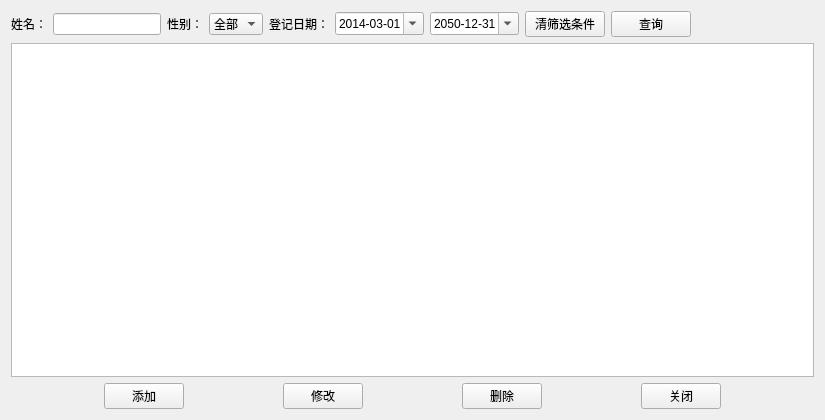
<?xml version="1.0" encoding="UTF-8"?>
<ui version="4.0">
 <class>ElderBaseInfo</class>
 <widget class="QWidget" name="ElderBaseInfo">
  <property name="geometry">
   <rect>
    <x>0</x>
    <y>0</y>
    <width>825</width>
    <height>420</height>
   </rect>
  </property>
  <property name="windowTitle">
   <string>Form</string>
  </property>
  <layout class="QGridLayout" name="gridLayout">
   <item row="0" column="0">
    <layout class="QHBoxLayout" name="horizontalLayout">
     <item>
      <widget class="QLabel" name="label">
       <property name="text">
        <string>姓名：</string>
       </property>
      </widget>
     </item>
     <item>
      <widget class="QLineEdit" name="lineEdit_elder">
       <property name="enabled">
        <bool>true</bool>
       </property>
       <property name="sizePolicy">
        <sizepolicy hsizetype="Fixed" vsizetype="Fixed">
         <horstretch>0</horstretch>
         <verstretch>0</verstretch>
        </sizepolicy>
       </property>
      </widget>
     </item>
     <item>
      <widget class="QLabel" name="label_2">
       <property name="text">
        <string>性别：</string>
       </property>
      </widget>
     </item>
     <item>
      <widget class="QComboBox" name="comboBox_gender">
       <item>
        <property name="text">
         <string>全部</string>
        </property>
       </item>
       <item>
        <property name="text">
         <string>男</string>
        </property>
       </item>
       <item>
        <property name="text">
         <string>女</string>
        </property>
       </item>
      </widget>
     </item>
     <item>
      <widget class="QLabel" name="label_3">
       <property name="text">
        <string>登记日期：</string>
       </property>
      </widget>
     </item>
     <item>
      <widget class="QDateEdit" name="dateEdit_start">
       <property name="dateTime">
        <datetime>
         <hour>0</hour>
         <minute>0</minute>
         <second>0</second>
         <year>2014</year>
         <month>3</month>
         <day>1</day>
        </datetime>
       </property>
       <property name="maximumDateTime">
        <datetime>
         <hour>23</hour>
         <minute>59</minute>
         <second>59</second>
         <year>2050</year>
         <month>12</month>
         <day>31</day>
        </datetime>
       </property>
       <property name="minimumDateTime">
        <datetime>
         <hour>0</hour>
         <minute>0</minute>
         <second>0</second>
         <year>2014</year>
         <month>3</month>
         <day>1</day>
        </datetime>
       </property>
       <property name="displayFormat">
        <string>yyyy-MM-dd</string>
       </property>
       <property name="calendarPopup">
        <bool>true</bool>
       </property>
      </widget>
     </item>
     <item>
      <widget class="QDateEdit" name="dateEdit_end">
       <property name="dateTime">
        <datetime>
         <hour>0</hour>
         <minute>0</minute>
         <second>0</second>
         <year>2050</year>
         <month>12</month>
         <day>31</day>
        </datetime>
       </property>
       <property name="maximumDateTime">
        <datetime>
         <hour>23</hour>
         <minute>59</minute>
         <second>59</second>
         <year>2050</year>
         <month>12</month>
         <day>31</day>
        </datetime>
       </property>
       <property name="minimumDateTime">
        <datetime>
         <hour>0</hour>
         <minute>0</minute>
         <second>0</second>
         <year>2014</year>
         <month>3</month>
         <day>1</day>
        </datetime>
       </property>
       <property name="displayFormat">
        <string>yyyy-MM-dd</string>
       </property>
       <property name="calendarPopup">
        <bool>true</bool>
       </property>
      </widget>
     </item>
     <item>
      <widget class="QPushButton" name="btn_clear">
       <property name="text">
        <string>清筛选条件</string>
       </property>
      </widget>
     </item>
     <item>
      <widget class="QPushButton" name="btn_search">
       <property name="text">
        <string>查询</string>
       </property>
      </widget>
     </item>
     <item>
      <spacer name="horizontalSpacer">
       <property name="orientation">
        <enum>Qt::Horizontal</enum>
       </property>
       <property name="sizeHint" stdset="0">
        <size>
         <width>40</width>
         <height>20</height>
        </size>
       </property>
      </spacer>
     </item>
    </layout>
   </item>
   <item row="1" column="0">
    <widget class="QTableView" name="tableView"/>
   </item>
   <item row="2" column="0">
    <layout class="QHBoxLayout" name="horizontalLayout_2">
     <item>
      <spacer name="horizontalSpacer_2">
       <property name="orientation">
        <enum>Qt::Horizontal</enum>
       </property>
       <property name="sizeHint" stdset="0">
        <size>
         <width>40</width>
         <height>20</height>
        </size>
       </property>
      </spacer>
     </item>
     <item>
      <widget class="QPushButton" name="btn_add">
       <property name="text">
        <string>添加</string>
       </property>
      </widget>
     </item>
     <item>
      <spacer name="horizontalSpacer_3">
       <property name="orientation">
        <enum>Qt::Horizontal</enum>
       </property>
       <property name="sizeHint" stdset="0">
        <size>
         <width>40</width>
         <height>20</height>
        </size>
       </property>
      </spacer>
     </item>
     <item>
      <widget class="QPushButton" name="btn_change">
       <property name="text">
        <string>修改</string>
       </property>
      </widget>
     </item>
     <item>
      <spacer name="horizontalSpacer_4">
       <property name="orientation">
        <enum>Qt::Horizontal</enum>
       </property>
       <property name="sizeHint" stdset="0">
        <size>
         <width>40</width>
         <height>20</height>
        </size>
       </property>
      </spacer>
     </item>
     <item>
      <widget class="QPushButton" name="btn_delete">
       <property name="text">
        <string>删除</string>
       </property>
      </widget>
     </item>
     <item>
      <spacer name="horizontalSpacer_5">
       <property name="orientation">
        <enum>Qt::Horizontal</enum>
       </property>
       <property name="sizeHint" stdset="0">
        <size>
         <width>40</width>
         <height>20</height>
        </size>
       </property>
      </spacer>
     </item>
     <item>
      <widget class="QPushButton" name="btn_close">
       <property name="text">
        <string>关闭</string>
       </property>
      </widget>
     </item>
     <item>
      <spacer name="horizontalSpacer_6">
       <property name="orientation">
        <enum>Qt::Horizontal</enum>
       </property>
       <property name="sizeHint" stdset="0">
        <size>
         <width>40</width>
         <height>20</height>
        </size>
       </property>
      </spacer>
     </item>
    </layout>
   </item>
  </layout>
 </widget>
 <resources/>
 <connections/>
</ui>
